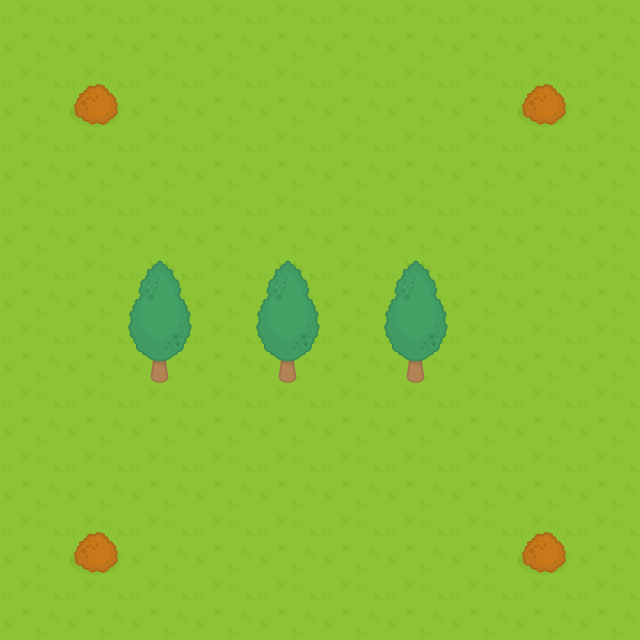

Below is a game level as drawn by its tile map, then a one-line description and the .tmx file that defines it, in full:
An orthogonal 10x10 tile map with 64x64 px tiles, 2 tile layers (Background, Blocked) and 9 objects (4x Coin, 3x Enemy, StartingPosition, Portal).

<map version="1.0" tiledversion="1.1.5" orientation="orthogonal" renderorder="right-down" width="10" height="10" tilewidth="64" tileheight="64" infinite="0" nextobjectid="28">
 <tileset firstgid="1" name="RPGpack_sheet" tilewidth="64" tileheight="64" tilecount="260" columns="20">
  <image source="RPGpack_sheet.png" width="1280" height="832" />
 </tileset>
 <layer name="Background" width="10" height="10" locked="1">
  <data encoding="csv">
22,22,22,22,22,22,22,22,22,22,
22,22,22,22,22,22,22,22,22,22,
22,22,22,22,22,22,22,22,22,22,
22,22,22,22,22,22,22,22,22,22,
22,22,22,22,22,22,22,22,22,22,
22,22,22,22,22,22,22,22,22,22,
22,22,22,22,22,22,22,22,22,22,
22,22,22,22,22,22,22,22,22,22,
22,22,22,22,22,22,22,22,22,22,
22,22,22,22,22,22,22,22,22,22
</data>
 </layer>
 <layer name="Blocked" width="10" height="10" locked="1">
  <data encoding="csv">
0,0,0,0,0,0,0,0,0,0,
0,183,0,0,0,0,0,0,183,0,
0,0,0,0,0,0,0,0,0,0,
0,0,0,0,0,0,0,0,0,0,
0,0,205,0,205,0,205,0,0,0,
0,0,225,0,225,0,225,0,0,0,
0,0,0,0,0,0,0,0,0,0,
0,0,0,0,0,0,0,0,0,0,
0,183,0,0,0,0,0,0,183,0,
0,0,0,0,0,0,0,0,0,0
</data>
 </layer>
 <objectgroup name="Player" locked="1">
  <object id="13" name="StartingPosition" type="StartingPosition" x="287" y="542">
   <point />
  </object>
 </objectgroup>
 <objectgroup name="Enemies" locked="1">
  <object id="25" name="Enemy" type="Enemy" x="283" y="155">
   <point />
  </object>
  <object id="26" name="Enemy" type="Enemy" x="476" y="625">
   <point />
  </object>
  <object id="27" name="Enemy" type="Enemy" x="92" y="312">
   <point />
  </object>
 </objectgroup>
 <objectgroup name="Coins" locked="1">
  <object id="17" name="Coin" type="Coin" x="93" y="159">
   <point />
  </object>
  <object id="19" name="Coin" type="Coin" x="541" y="179">
   <point />
  </object>
  <object id="20" name="Coin" type="Coin" x="81" y="441">
   <point />
  </object>
  <object id="22" name="Coin" type="Coin" x="551" y="440">
   <point />
  </object>
 </objectgroup>
 <objectgroup name="Portal" locked="1">
  <object id="14" name="Portal" type="Portal" x="288" y="44">
   <point />
  </object>
 </objectgroup>
</map>
